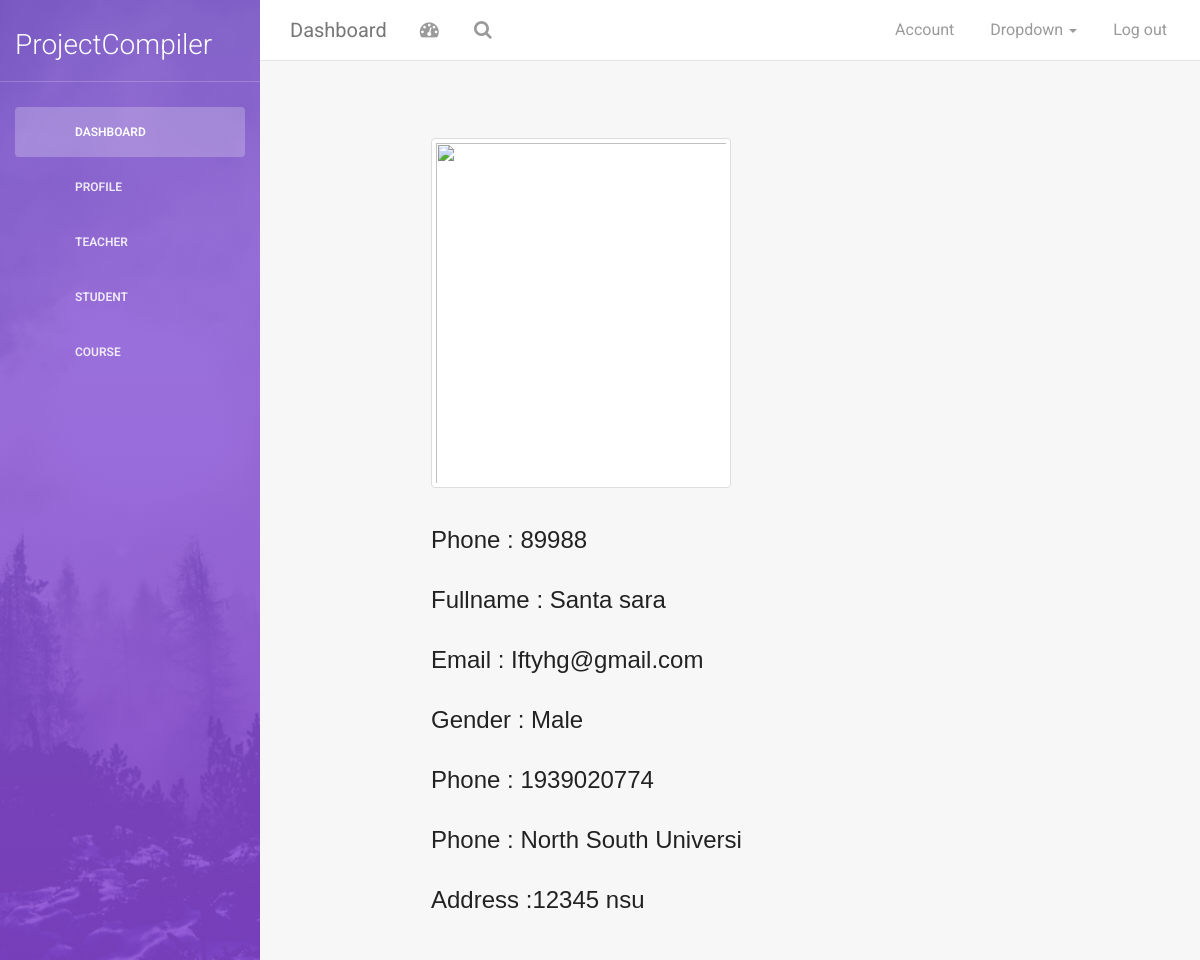
The page /admin/includes/student_profile.php?view=7 on the database its author committed.
### tables this page shows
CREATE TABLE `students` (
  `id` int(20) NOT NULL,
  `student_id` int(15) NOT NULL,
  `fullname` varchar(100) NOT NULL,
  `email` varchar(20) NOT NULL,
  `gender` varchar(20) NOT NULL,
  `phone_number` int(11) NOT NULL,
  `university` varchar(20) NOT NULL,
  `image` varchar(255) NOT NULL,
  `address` varchar(30) NOT NULL,
  `password` varchar(255) NOT NULL
);

### admin/includes/student_profile_view.php (called while the page is built)
<?php
$id = $_GET['view'];
$query = "SELECT * FROM students WHERE id ='$id' ";
$select_users = mysqli_query($conn,$query);
while($row = mysqli_fetch_assoc($select_users)) {
  $student_id            = $row['student_id'];
  $fullname             = $row['fullname'];
  $email                = $row['email'];
  $gender         = $row['gender'];
  $phone      = $row['phone_number'];
  $address      = $row['address'];
  $university      = $row['university'];
  $image         = $row['image'];
}
?>

### admin/includes/student_profile.php (the view, shortened to what this page needs)
  <?php
  include "header.php";
  include "student_profile_view.php";
  ?>
  <div class="content" style="margin-top:5%; margin-left: 15%;">
   <div class="container-fluid">
     <div class="row">
       <div class="col-md-12">
         <div class="text-left" >
           <?php echo "<img style='height:350px;  width:300px;' class='img-thumbnail' src='images/".$image."' >"; ?>
         </div>
         <div class="text-left" style="margin-top:5%;" >
          <?php
           echo " <h4 style='color:#222; font-size:24px; font-weight:500; font-family:sans-serif;'>Phone      :  $student_id    </h4> ";
          echo " <h4 style='color:#222; font-size:24px; font-weight:500; font-family:sans-serif;'>Fullname   :  $fullname   </h4> ";
          echo " <h4 style='color:#222; font-size:24px; font-weight:500; font-family:sans-serif;'>Email    :  $email   </h4> ";
          echo " <h4 style='color:#222; font-size:24px; font-weight:500; font-family:sans-serif;'>Gender    :  $gender   </h4> ";
          echo " <h4 style='color:#222; font-size:24px; font-weight:500; font-family:sans-serif;'>Phone      :  $phone    </h4> ";
          echo " <h4 style='color:#222; font-size:24px; font-weight:500; font-family:sans-serif;'>Phone      :  $university    </h4> ";
          echo " <h4 style='color:#222; font-size:24px; font-weight:500; font-family:sans-serif;'>Address       :$address   </h4> ";
          ?>
        </div>
      </div>
    </div>
  </div>
</div>
<?php include "footer.php"; ?>

### rows shown on the page
students: student "89988", fullname "Santa sara", email "Iftyhg@gmail.com", gender "Male", phone_number "1939020774", university "North South Universi", address "12345 nsu"
